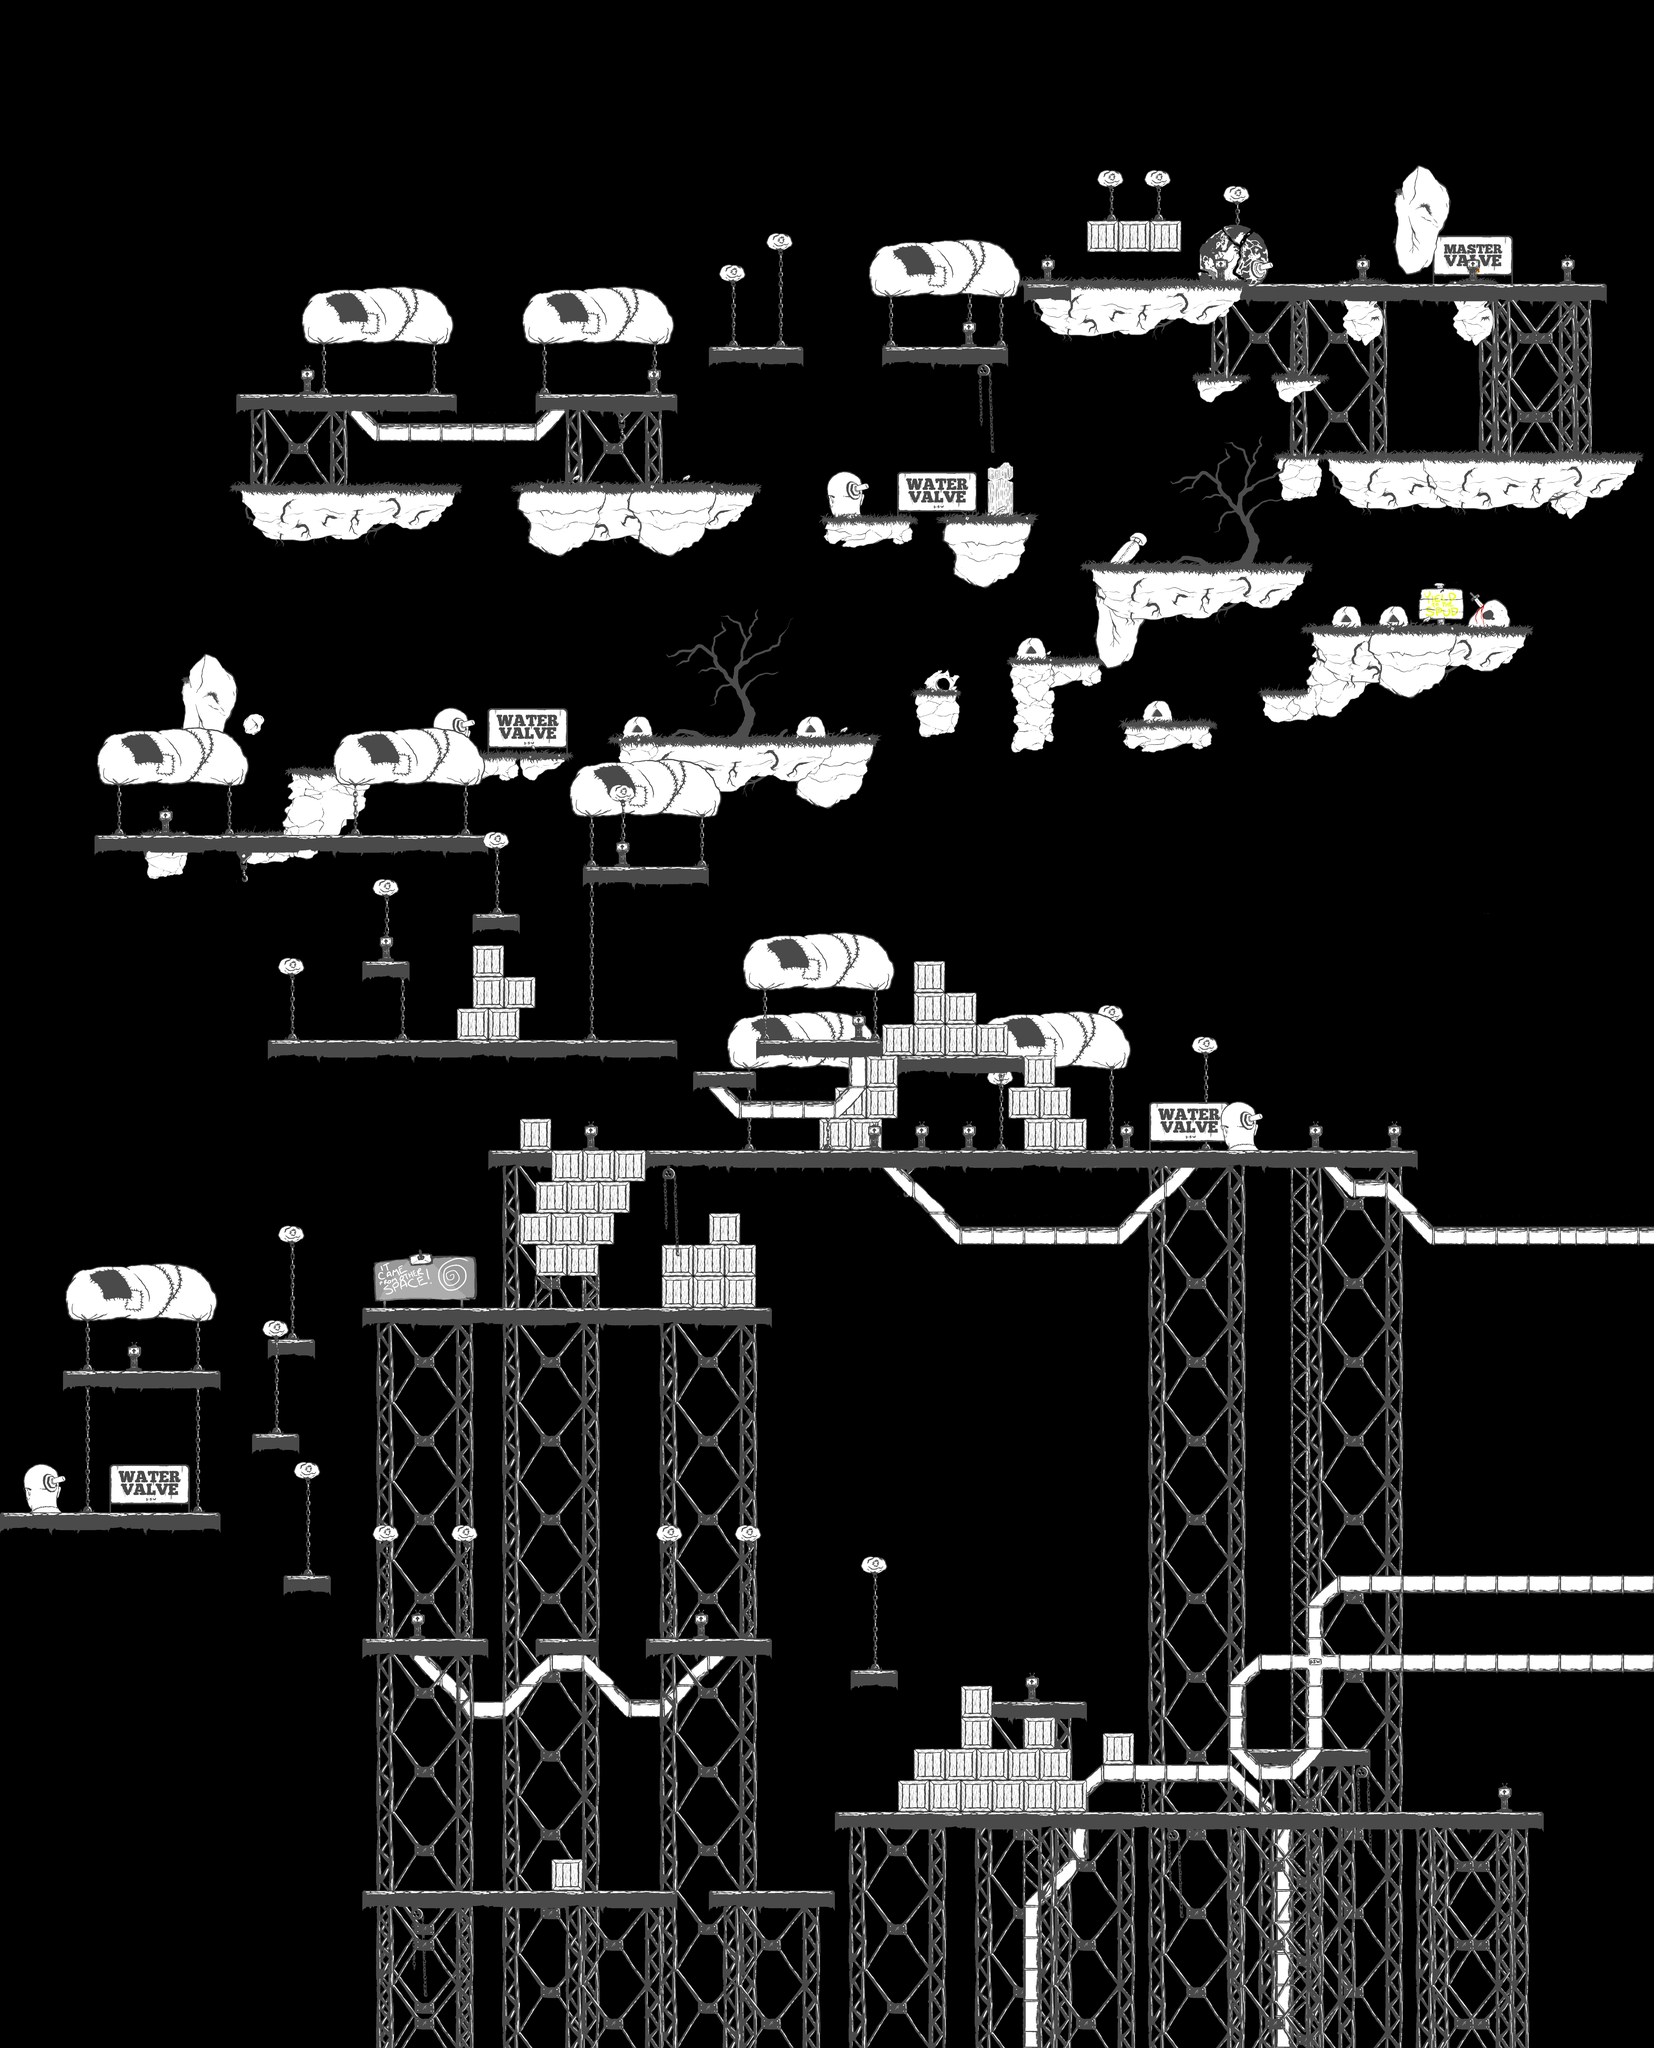

A 2D game scene composited from a Tiled map and its tileset images. What follows is a short description and the map's XML, with each tile layer's data collapsed to a summary:
An orthogonal 105x130 tile map with 60x60 px tiles, 18 tile layers (5Decal1, 5Decal, 5, 4Decal1, ...), 2 tilesets and 57 objects (1, 2, 4, 5, 3, ...).

<map version="1.0" orientation="orthogonal" width="105" height="130" tilewidth="60" tileheight="60">
 <tileset firstgid="1" name="tilesheet" tilewidth="60" tileheight="60">
  <image source="tilesheet.png" width="1920" height="1080" />
  <tile id="96">
   <properties>
    <property name="Dir" value="In" />
    <property name="Portal" value="True" />
   </properties>
  </tile>
  <tile id="98">
   <properties>
    <property name="Dir" value="Out" />
    <property name="Portal" value="True" />
   </properties>
  </tile>
  <tile id="174">
   <properties>
    <property name="Wood" value="" />
   </properties>
  </tile>
  <tile id="175">
   <properties>
    <property name="Wood" value="" />
   </properties>
  </tile>
  <tile id="269">
   <properties>
    <property name="Metal" value="" />
   </properties>
  </tile>
  <tile id="270">
   <properties>
    <property name="Metal" value="" />
   </properties>
  </tile>
  <tile id="429">
   <properties>
    <property name="Metal" value="" />
   </properties>
  </tile>
  <tile id="430">
   <properties>
    <property name="Metal" value="" />
   </properties>
  </tile>
 </tileset>
 <tileset firstgid="577" name="tilesheet2" tilewidth="60" tileheight="60">
  <image source="tilesheet2.png" width="1920" height="1080" />
 </tileset>
 <layer name="5Decal1" width="105" height="130">
  <data>[13650 cells, 71 non-empty, 61 distinct tile ids]</data>
 </layer>
 <layer name="5Decal" width="105" height="130">
  <data>[13650 cells, 742 non-empty, 142 distinct tile ids]</data>
 </layer>
 <layer name="5" width="105" height="130">
  <data>[13650 cells, 145 non-empty, 65 distinct tile ids]</data>
 </layer>
 <layer name="4Decal1" width="105" height="130">
  <data>[13650 cells, 115 non-empty, 41 distinct tile ids]</data>
 </layer>
 <layer name="4Decal" width="105" height="130">
  <data>[13650 cells, 647 non-empty, 162 distinct tile ids]</data>
 </layer>
 <layer name="4" width="105" height="130">
  <data>[13650 cells, 331 non-empty, 161 distinct tile ids]</data>
 </layer>
 <layer name="3Decal1" width="105" height="130">
  <data>[13650 cells, 1182 non-empty, 230 distinct tile ids]</data>
 </layer>
 <layer name="3Decal" width="105" height="130">
  <data>[13650 cells, 829 non-empty, 286 distinct tile ids]</data>
 </layer>
 <layer name="3" width="105" height="130">
  <data>[13650 cells, 418 non-empty, 93 distinct tile ids]</data>
 </layer>
 <layer name="2Decal1" width="105" height="130">
  <data>[13650 cells, 293 non-empty, 188 distinct tile ids]</data>
 </layer>
 <layer name="2Decal" width="105" height="130">
  <data>[13650 cells, 553 non-empty, 249 distinct tile ids]</data>
 </layer>
 <layer name="2" width="105" height="130">
  <data>[13650 cells, 508 non-empty, 185 distinct tile ids]</data>
 </layer>
 <layer name="1Decal1" width="105" height="130">
  <data>[13650 cells, 200 non-empty, 84 distinct tile ids]</data>
 </layer>
 <layer name="1Decal" width="105" height="130">
  <data>[13650 cells, 664 non-empty, 176 distinct tile ids]</data>
 </layer>
 <layer name="1" width="105" height="130">
  <data>[13650 cells, 367 non-empty, 105 distinct tile ids]</data>
 </layer>
 <layer name="0Decal1" width="105" height="130">
  <data>[13650 cells, 64 non-empty, 27 distinct tile ids]</data>
 </layer>
 <layer name="0Decal" width="105" height="130">
  <data>[13650 cells, 942 non-empty, 141 distinct tile ids]</data>
 </layer>
 <layer name="0" width="105" height="130">
  <properties>
   <property name="Collision" value="On" />
  </properties>
  <data>[13650 cells, 475 non-empty, 62 distinct tile ids]</data>
 </layer>
 <objectgroup name="Spawn" width="105" height="130">
  <object x="1496" y="7146" width="61" height="73" />
 </objectgroup>
 <objectgroup name="Portals" width="105" height="130">
  <object x="5698" y="6778" width="64" height="133">
   <properties>
    <property name="In" value="0" />
    <property name="Out" value="1" />
   </properties>
  </object>
  <object x="3888" y="6351" width="80" height="141">
   <properties>
    <property name="In" value="1" />
    <property name="Out" value="2" />
   </properties>
  </object>
  <object x="2636" y="6118" width="64" height="133">
   <properties>
    <property name="In" value="2" />
    <property name="Out" value="3" />
   </properties>
  </object>
  <object x="1556" y="6118" width="64" height="133">
   <properties>
    <property name="In" value="2" />
    <property name="Out" value="3" />
   </properties>
  </object>
  <object x="2222" y="4260" width="64" height="133">
   <properties>
    <property name="In" value="3" />
    <property name="Out" value="4" />
   </properties>
  </object>
  <object x="480" y="5098" width="64" height="133">
   <properties>
    <property name="In" value="2" />
    <property name="Out" value="3" />
   </properties>
  </object>
  <object x="4259" y="4251" width="64" height="133">
   <properties>
    <property name="In" value="3" />
    <property name="Out" value="4" />
   </properties>
  </object>
  <object x="4980" y="4264" width="64" height="133">
   <properties>
    <property name="In" value="3" />
    <property name="Out" value="4" />
   </properties>
  </object>
  <object x="5276" y="4264" width="64" height="133">
   <properties>
    <property name="In" value="4" />
    <property name="Out" value="5" />
   </properties>
  </object>
  <object x="3656" y="4268" width="64" height="133">
   <properties>
    <property name="In" value="4" />
    <property name="Out" value="5" />
   </properties>
  </object>
  <object x="3477" y="4257" width="64" height="133">
   <properties>
    <property name="In" value="3" />
    <property name="Out" value="4" />
   </properties>
  </object>
  <object x="3299" y="4260" width="64" height="133">
   <properties>
    <property name="In" value="2" />
    <property name="Out" value="3" />
   </properties>
  </object>
  <object x="3241" y="3836" width="64" height="133">
   <properties>
    <property name="In" value="1" />
    <property name="Out" value="2" />
   </properties>
  </object>
  <object x="2335" y="3178" width="64" height="133">
   <properties>
    <property name="In" value="0" />
    <property name="Out" value="1" />
   </properties>
  </object>
  <object x="1437" y="3538" width="64" height="133">
   <properties>
    <property name="In" value="0" />
    <property name="Out" value="1" />
   </properties>
  </object>
  <object x="598" y="3054" width="64" height="133">
   <properties>
    <property name="In" value="1" />
    <property name="Out" value="2" />
   </properties>
  </object>
  <object x="2388" y="2709" width="82" height="132">
   <properties>
    <property name="In" value="2" />
    <property name="Out" value="3" />
   </properties>
  </object>
  <object x="3046" y="2698" width="82" height="132">
   <properties>
    <property name="In" value="3" />
    <property name="Out" value="4" />
   </properties>
  </object>
  <object x="3893" y="2394" width="82" height="132">
   <properties>
    <property name="In" value="4" />
    <property name="Out" value="5" />
   </properties>
  </object>
  <object x="4371" y="2652" width="82" height="132">
   <properties>
    <property name="In" value="4" />
    <property name="Out" value="5" />
   </properties>
  </object>
  <object x="5089" y="2284" width="82" height="132">
   <properties>
    <property name="In" value="3" />
    <property name="Out" value="4" />
   </properties>
  </object>
  <object x="5269" y="2284" width="82" height="132">
   <properties>
    <property name="In" value="2" />
    <property name="Out" value="3" />
   </properties>
  </object>
  </objectgroup>
 <objectgroup name="Triggers" width="105" height="130">
  <!-- 21 objects omitted --></objectgroup>
 <objectgroup name="Valves" width="105" height="130">
  <!-- 5 objects omitted --></objectgroup>
</map>
<!-- 34 of 57 objects omitted -->
